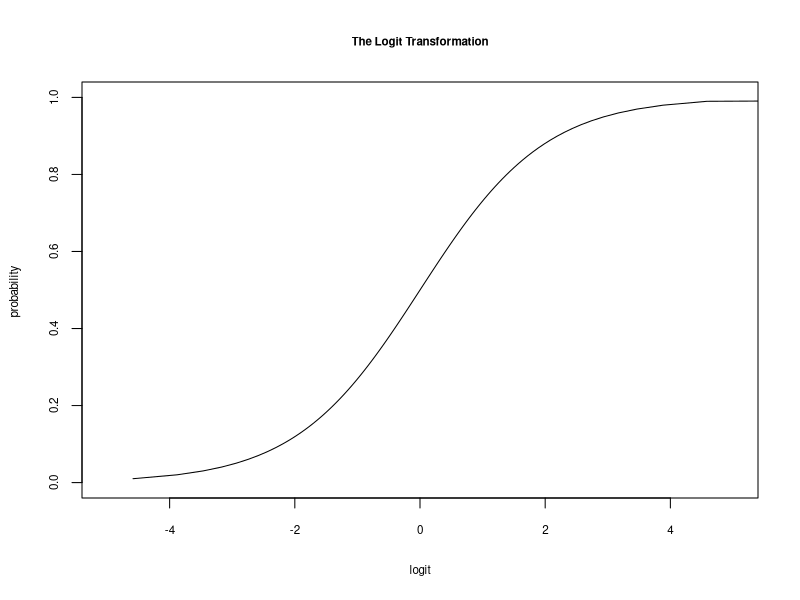
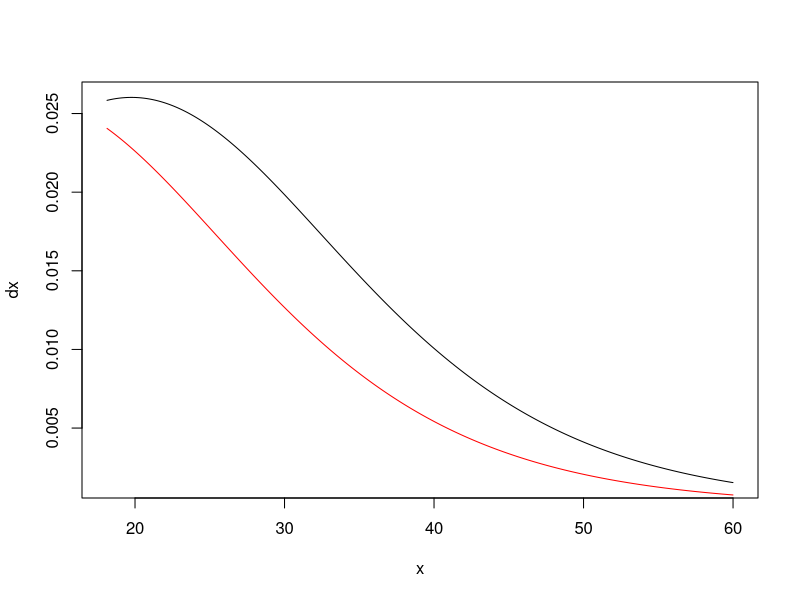
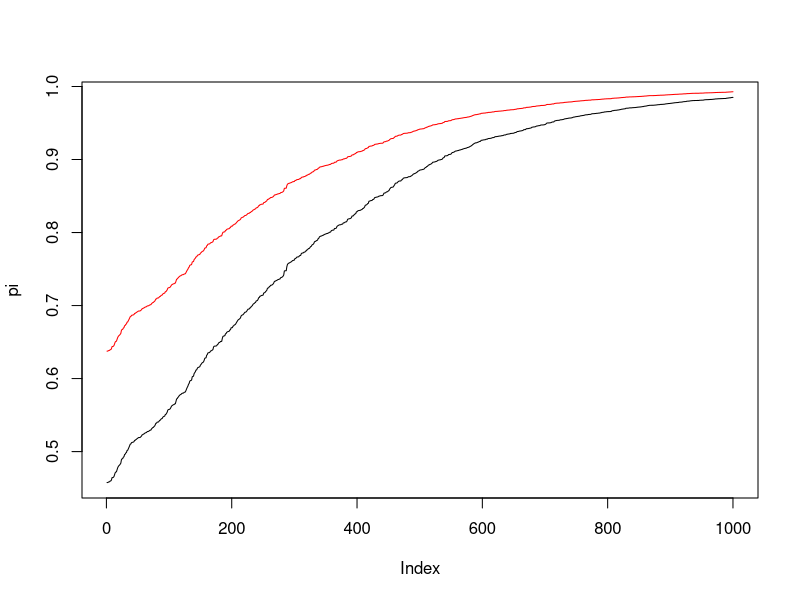
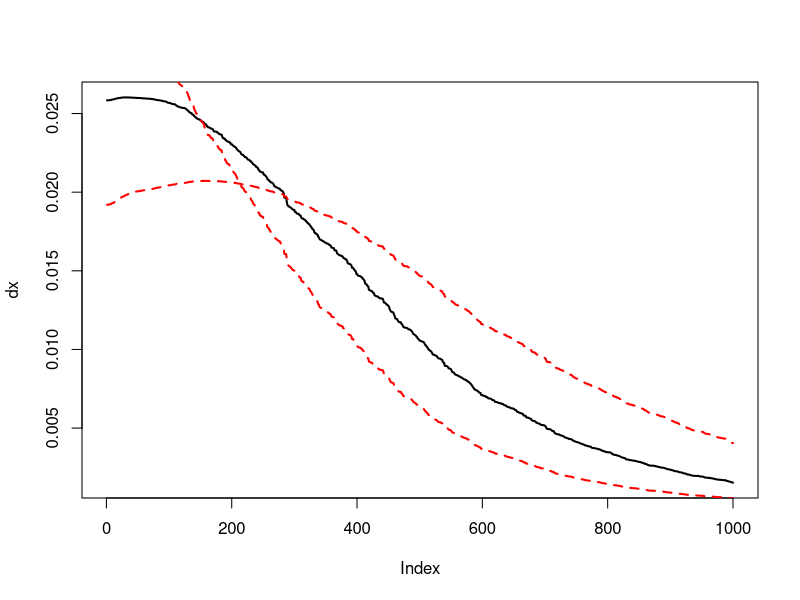
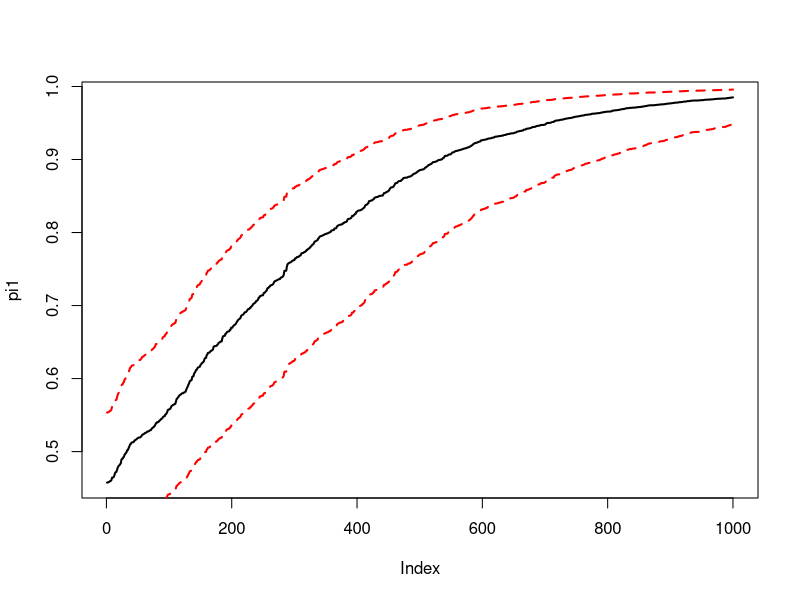

Generate these figures, in order, with R:
## ---- chunk 1
##The logit transformation#

####Generate a vector of probabilities########
pi=seq(0,0.99999999,le=100)
logit<-function(x)
{
  logit<-log(x/(1-x))
  return(logit)
}

plot(logit(pi),pi,type="l", xlim=c(-5,5), main="The Logit Transformation",xlab="logit",ylab="probability ", cex.main=0.7, cex.lab=0.7,cex.axis=0.7)
## ---- chunk 2
set.seed(40)  
library(maxLik)
n <- 1000#sample size
beta0 <--2#coefficient on the intercept
beta1 <- 0.1#coefficient on the regressor
beta2<-1
beta<-cbind(beta0,beta1,beta2)
x <- sort(runif(n=n, min=18, max=60))#generating the regressor
x2<-rbinom(n,1,0.5)
pi_x <- exp(beta0 + beta1 * x+beta2*x2) / (1 + exp(beta0 + beta1 * x+beta2*x2))#generating the probabilities for the binomial

y <- rbinom(n=length(x), size=1, prob=pi_x)#drawing y with the transformed logit probabilities
data <- cbind(x, pi_x, y)
X<-cbind(rep(1, n),x,x2)

loglike<-function(beta)#the likelihood function for the logit model
{
  ll <- sum(-y*log(1 + exp(-(X%*%beta))) - (1-y)*log(1 + exp(X%*%beta)))
  return(ll)
}
estim<-maxBFGS(loglike,finalHessian=TRUE,start=c(0,1,1))#initialize estimation procedure.
estim.par<-estim$estimate# give out parameter estimates.
estim.par
estim.hess<-estim$hessian###the optimization routine returns the hessian matrix at the last iteration.
Cov<--(solve(estim.hess))##the covariance matrix is the (negative) inverse of the hessian matrix.
sde<-sqrt(diag(Cov))#the standard errors are the square root of the diagonal of the inverse Hessian. 
sde
###marginal effect####
x2<-0
####marginal effects for beta1####

pi<-exp(estim.par[1] + estim.par[2] * x[500]+estim.par[3]*x2) / (1 + exp(estim.par[1] + estim.par[2] * x[500]+estim.par[3]*x2))
dx<-estim.par[2]*(pi)*(1-pi)

####Calculate for a range of x values and x2=0###

dx<-c()
for(i in 1:length(x))
{
  pi<-exp(estim.par[1] + estim.par[2] * x[i]+estim.par[3]*x2) / (1 + exp(estim.par[1] + estim.par[2] * x[i]+estim.par[3]*x2))
  dx[i]<-estim.par[2]*(pi)*(1-pi) 
}
plot(x,dx,type="l")
####Calculate for a range of x values and x2=1###
x2<-1
dx1<-c()
for(i in 1:length(x))
{
  pi<-exp(estim.par[1] + estim.par[2] * x[i]+estim.par[3]*x2) / (1 + exp(estim.par[1] + estim.par[2] * x[i]+estim.par[3]*x2))
  dx1[i]<-estim.par[2]*(pi)*(1-pi) 
}
lines(x,dx1,col="red")
#####Predicted probabilities for beta2######
x2<-0
pi<-c()
for(i in 1:length(x))
{
  pi[i]<-exp(estim.par[1] + estim.par[2] * x[i]+estim.par[3]*x2) / (1 + exp(estim.par[1] + estim.par[2] * x[i]+estim.par[3]*x2))
  #dx[i]<-estim.par[2]*(pi)*(1-pi) 
}
plot(pi,type="l")

#####Predicted probabilities for beta2######
x2<-1
pi1<-c()
for(i in 1:length(x))
{
  pi1[i]<-exp(estim.par[1] + estim.par[2] * x[i]+estim.par[3]*x2) / (1 + exp(estim.par[1] + estim.par[2] * x[i]+estim.par[3]*x2))
  #dx[i]<-estim.par[2]*(pi)*(1-pi) 
}
lines(pi1,col="red")

####Quantifying uncertainty###########################
####Calculate for a range of x values and x2=0###
#####Original marginal effect for x2=0
x2=0
dx<-c()
pi1<-c()
for(i in 1:length(x))
{
  pi<-exp(estim.par[1] + estim.par[2] * x[i]+estim.par[3]*x2) / (1 + exp(estim.par[1] + estim.par[2] * x[i]+estim.par[3]*x2))
  pi1[i]<-pi
  dx[i]<-estim.par[2]*(pi)*(1-pi) 
}
dx_conf_high<-c()
pi_conf1<-c()
for(i in 1:length(x))
{
  pi<-exp(estim.par[1] + (estim.par[2]+2*sde[2]) * x[i]+estim.par[3]*x2) / (1 + exp(estim.par[1] + (estim.par[2]+2*sde[2]) * x[i]+estim.par[3]*x2))
  pi_conf1[i]<-pi
  dx_conf_high[i]<-(estim.par[2]+2*sde[2])*(pi)*(1-pi) 
}
####Calculate for a range of x values and x2=1###
x2<-0
dx_conf_low<-c()
pi_conf2<-c()
for(i in 1:length(x))
{
  pi<-exp(estim.par[1] + (estim.par[2]-2*sde[2]) * x[i]+estim.par[3]*x2) / (1 + exp(estim.par[1] + (estim.par[2]-2*sde[2]) * x[i]+estim.par[3]*x2))
  pi_conf2[i]<-pi
  dx_conf_low[i]<-(estim.par[2]-2*sde[2])*(pi)*(1-pi) 
}
###Make the plots, marginal effects#############
plot(dx,type="l",lwd=2)
lines(dx_conf_low,lty=2,lwd=2,col="red")
lines(dx_conf_high,lty=2,lwd=2,col="red")
###Predicted probabilities marginal effects#####
plot(pi1,type="l",lwd=2)
lines(pi_conf1,lty=2,lwd=2,col="red")
lines(pi_conf2,lty=2,lwd=2,col="red")
